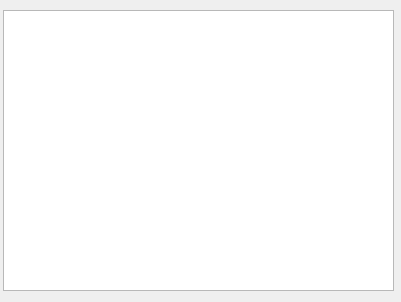
<?xml version="1.0" encoding="UTF-8"?>
<ui version="4.0">
 <class>Form</class>
 <widget class="QWidget" name="Form">
  <property name="geometry">
   <rect>
    <x>0</x>
    <y>0</y>
    <width>401</width>
    <height>302</height>
   </rect>
  </property>
  <property name="minimumSize">
   <size>
    <width>401</width>
    <height>302</height>
   </size>
  </property>
  <property name="maximumSize">
   <size>
    <width>401</width>
    <height>302</height>
   </size>
  </property>
  <property name="windowTitle">
   <string>Form</string>
  </property>
  <widget class="QTextEdit" name="textEdit">
   <property name="geometry">
    <rect>
     <x>3</x>
     <y>10</y>
     <width>391</width>
     <height>281</height>
    </rect>
   </property>
  </widget>
 </widget>
 <resources/>
 <connections/>
</ui>
